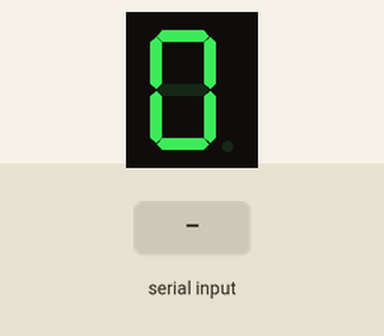
This sketch was run on a simulated Arduino Uno, built with avr-gcc and run on an emulated ATmega328P. On the bench: 1-digit seven-segment display. Wiring (inferred from the names in the program): 1-digit 7-segment display, segments lit when LOW: segments pin 12, pin 13, pin 14, pin 15, pin 16, pin 17, pin 18, pin 19. Inputs (shaded band) come from the test bench. The segment pins are drawn as the display they are named for.

Above: at 1.2 s.
1.3 s: "A\n" received over Serial
At 3.0 s:
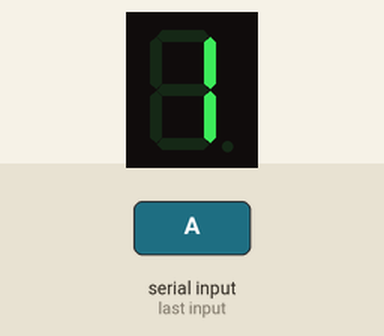
3.5 s: "B\n" received over Serial
At 4.6 s:
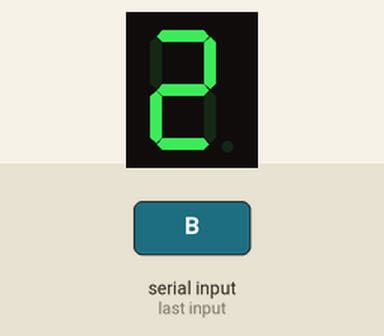
Timing chart, 0 to 6.5 s (numbered marks = the images above; inputs shaded):
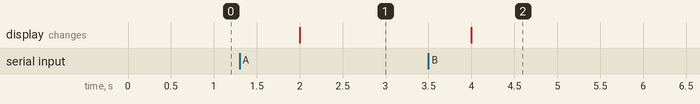

The sketch:

SMAN.ino
```cpp
// Define the pins for the 7-segment display
const int segmentPins[] = {12, 13, 14, 15, 16, 17, 18, 19};

// Set this to true if your 7-segment display is common cathode, false if common anode
const bool isCommonCathode = true;

int currentState = 0;

void setup() {
  // Initialize the segment pins as outputs
  for (int i = 0; i < 8; i++) {
    pinMode(segmentPins[i], OUTPUT);
  }
  Serial.begin(115200);
}

void displayNumber(int number) {
  // Define the 7-segment patterns for each digit
  const int digitPatterns[11][8] = {
    {LOW, LOW, LOW, LOW, LOW, LOW, HIGH, HIGH},  // 0
    {HIGH, LOW, LOW, HIGH, HIGH, HIGH, HIGH, HIGH},  // 1
    {LOW, LOW, HIGH, LOW, LOW, HIGH, LOW, HIGH},  // 2
    {LOW, LOW, LOW, LOW, HIGH, HIGH, LOW, HIGH},  // 3
    {HIGH, LOW, LOW, HIGH, HIGH, LOW, LOW, LOW},  // 4
    {LOW, HIGH, LOW, LOW, HIGH, LOW, LOW, LOW},  // 5
    {LOW, HIGH, LOW, LOW, LOW, LOW, LOW, LOW},  // 6
    {LOW, LOW, LOW, HIGH, HIGH, HIGH, HIGH, HIGH},  // 7
    {LOW, LOW, LOW, LOW, LOW, LOW, LOW, HIGH},  // 8
    {LOW, LOW, LOW, LOW, HIGH, LOW, LOW, HIGH},   // 9
    {HIGH, HIGH, HIGH, HIGH, HIGH, HIGH, HIGH, HIGH,}   // DULL
  };

  // Display each digit based on the current state
  for (int i = 0; i < 8; i++) {
    if (isCommonCathode) {
      digitalWrite(segmentPins[i], digitPatterns[number][i]);
    } else {
      digitalWrite(segmentPins[i], !digitPatterns[number][i]);
    }
  }
  delay(1000); // Adjust the delay as needed
}

void loop() {
  // Check if data is available on the serial port
  if (Serial.available() > 0) {
    // Read the incoming message
    String message = Serial.readStringUntil('\n');

    // Check the content of the message and update the current state
    if (message == "A") {
      currentState = 1;
    } else if (message == "B") {
      currentState = 2;
    } else if (message == "C") {
      currentState = 3;
    } else if (message == "D") {
      currentState = 4;
    } else if (message == "E") {
      currentState = 5;
    } else if (message == "F") {
      currentState = 6;
    } else if (message == "G") {
      currentState = 7;
    } else if (message == "H") {
      currentState = 8;
    } else if (message == "I") {
      currentState = 9;
    }
  }

  // Display the current state directly
  if (currentState >= 0 && currentState <= 9) {
    displayNumber(currentState);
  }
}
```

Measured:
- after the input at 1.3 s, the display: changes after 0.70 s (image 1)
- after the input at 3.5 s, the display: changes after 0.50 s (image 2)
